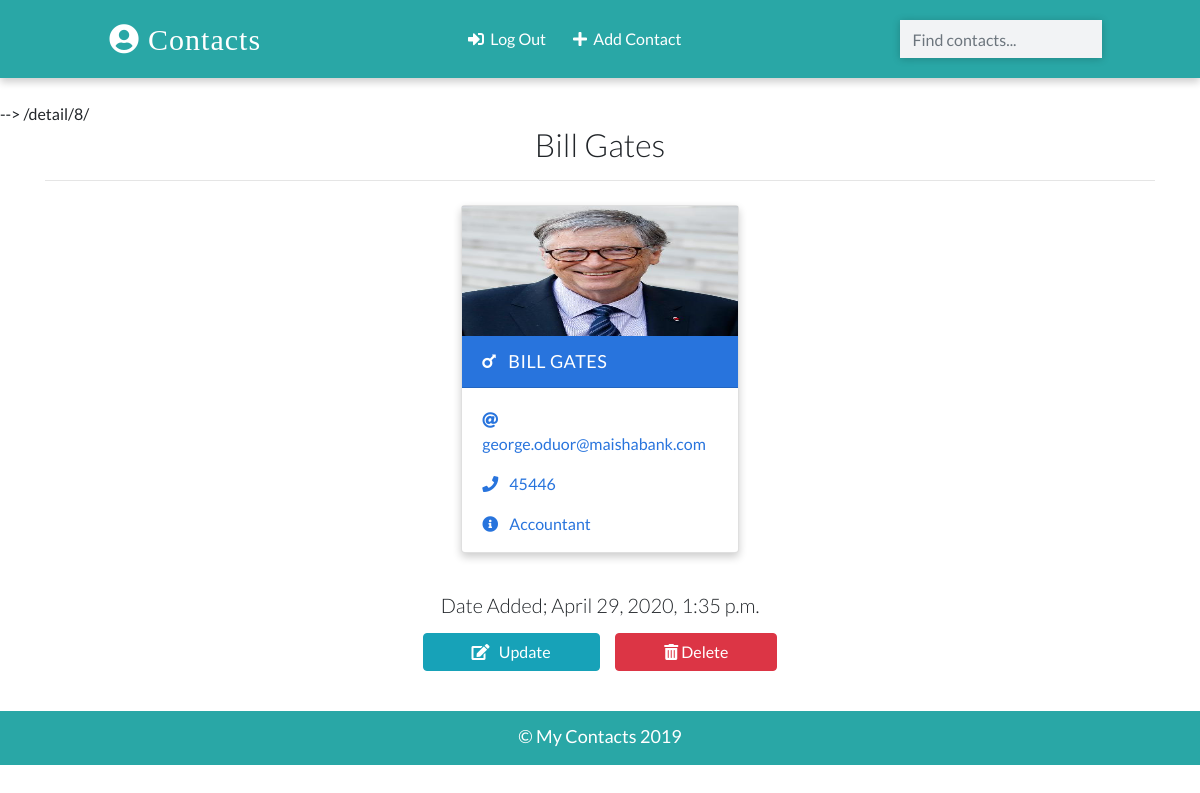
The page /detail/8/ (signed in) on the database its author committed.
### app/models.py (models this page shows, shortened)
class Contact(models.Model):
    manager = models.ForeignKey(User, on_delete=models.CASCADE, default=None)
    name = models.CharField(max_length=20)
    email = models.EmailField(max_length=100)
    phone = models.IntegerField()
    info = models.CharField(max_length=20)
    gender = models.CharField(max_length=50, choices=(
        ('male', 'Male'), ('female', 'Female')
    ))
    image = models.ImageField(upload_to='images/', blank=True)
    date_added = models.DateTimeField(default=datetime.now)
    class Meta:
        ordering = ['-id']

### app/views.py (the view)
# urls.py: path('detail/<int:pk>/', views.ContactDetailView.as_view(), name='detail'),
class ContactDetailView(LoginRequiredMixin, DetailView):
    template_name = 'detail.html'
    model = Contact
    context_object_name = 'contact'

### templates/detail.html (shortened to what this page needs)
{% extends 'base.html' %}
{% load static %}
{% block content %}
 {% if contact.manager == request.user %}
{{request.path}}
    <div class="container">
      <h2 class="heading font-weight-light text-center">{{contact.name}}</h2>
      <hr />
    </div>
    <div class="container main-part">
    {% include 'partials/_card.html' %}
    <div class="container mt-3">
        <h5 class="text-center my-3 font-weight-light">Date Added; {{contact.date_added}}</h5>
        <p class="text-center text-light">
            <a class="btn btn-info px-5" href="{% url 'update' contact.id %}">
                <i class="fas fa-edit"></i> &nbsp; Update
            </a>&nbsp;&nbsp;&nbsp;&nbsp;
            <a class="btn btn-danger px-5" href="{% url 'delete' contact.id %}">
                <i class="fas fa-trash-alt"></i>&nbsp;Delete
            </a>
        </p>
    </div>
    </div>
 {% else %}
<div class="container">
      <h2 class="heading font-weight-light text-center">Permission Denied!</h2>
    </div>
{% endif %}
{% endblock content %}

### templates/partials/_card.html (shortened to what this page needs)
{% load static %}
            {% if contact.gender == "male" %}
                 <div class="card my-2 mx-2 boy-card {% if 'detail' in request.path %} mx-auto w-25{% endif %}">
        <img src="{% if contact.image %}
                    {{contact.image.url}}
                  {% else %}
                   {% static './images/boy.png' %}
                  {% endif %}" class="img-fluid" />
        <div class="card-header">
          <a href="{% url 'detail' contact.id %}" class="text-white header-link">
            <i class="fas fa-mars mr-2"></i> {{contact.name}}</a>
        </div>
        <div class="card-body pb-0">
          <p>
            <i class="fas fa-at mr-2"></i>
            <a href="mailto:{{contact.email}}">{{contact.email}}</a>
          </p>
          <p>
            <i class="fas fa-phone mr-2"></i>
            <a href="tel:{{contact.phone}}">{{contact.phone}}</a>
          </p>
          <p><i class="fas fa-info-circle mr-2"></i> {{contact.info}}</p>
        </div>
      </div>
            {% endif %}

### static/css/main.css (style rules this page uses)
:root { --back: #29a7a6; --girl: #e64298; --boy: #2874dd; }
body { font-family: Lato, sans-serif; }
.card { box-shadow: 0 4px 8px 0 rgba(0, 0, 0, 0.2); transition: 0.3s; min-width: 250px; box-sizing: border-box; }
img { height: 130px !important; }
.card-header { font-size: 18px; letter-spacing: 0.5px; text-transform: uppercase; }
.boy-card .card-header { background-color: var(--boy); }
.boy-card .card-body, .boy-card .card-body p a { color: var(--boy); }
.card-body p { cursor: pointer; }
.main-part { display: flex; flex-wrap: wrap; justify-content: space-evenly; }

### rows shown on the page
Contact: name "Bill Gates", image (picture), name "BILL GATES", email "george.oduor@maishabank.com", phone "45446", info "Accountant", date_added "April 29, 2020, 1:35 p.m."

### other values the page prints
{{ request.path }} "/detail/8/"
